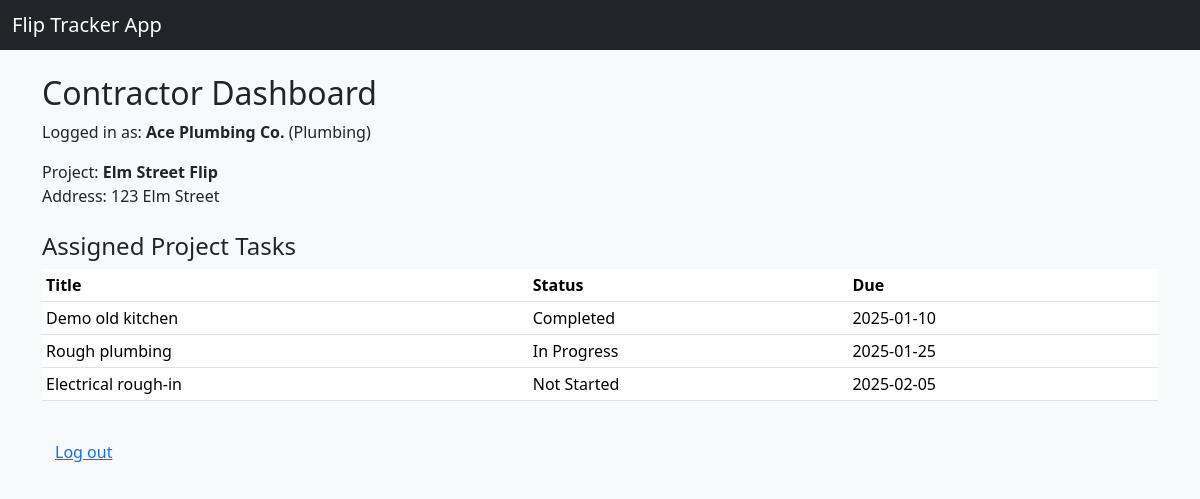
The app's page /contractor/dashboard (signed in) with its own data.
### app.py (models this page shows)
class Contractor(db.Model):
    __tablename__ = "contractor"
    id = db.Column(db.Integer, primary_key=True)
    name = db.Column(db.String(120), nullable=False)
    trade_type = db.Column(db.String(80))   # e.g. "Plumbing", "Electrical"
    phone = db.Column(db.String(40))
    username = db.Column(db.String(80), unique=True)
    password = db.Column(db.String(120))
    project_id = db.Column(db.Integer, db.ForeignKey("project.id"), nullable=False)

class Project(db.Model):
    __tablename__ = "project"
    id = db.Column(db.Integer, primary_key=True)
    name = db.Column(db.String(120), nullable=False)
    address = db.Column(db.String(200))
    status = db.Column(db.String(50))          # e.g. "In Progress", "Completed"
    progress_percent = db.Column(db.Integer)   # 0–100
    tasks = db.relationship("Task", backref="project", lazy=True)
    budget = db.relationship("Budget", uselist=False, backref="project")
    expenses = db.relationship("Expense", backref="project", lazy=True)
    inspections = db.relationship("Inspection", backref="project", lazy=True)
    reports = db.relationship("StatusReport", backref="project", lazy=True)
    contractors = db.relationship("Contractor", backref="project", lazy=True)

class Task(db.Model):
    __tablename__ = "task"
    id = db.Column(db.Integer, primary_key=True)
    title = db.Column(db.String(120), nullable=False)
    status = db.Column(db.String(40))      # "Not Started", "In Progress", "Done"
    due_date = db.Column(db.Date)
    project_id = db.Column(db.Integer, db.ForeignKey("project.id"), nullable=False)

### app.py (the view)
@app.route("/contractor/dashboard")
def contractor_dashboard():
    contractor_id = session.get("contractor_id")
    if not contractor_id:
        flash("Please log in as a contractor.", "warning")
        return redirect(url_for("contractor_login"))
    contractor = Contractor.query.get_or_404(contractor_id)
    project = contractor.project
    tasks = Task.query.filter_by(project_id=project.id).all()
    return render_template(
        "contractor_dashboard.html",
        contractor=contractor,
        project=project,
        tasks=tasks,
    )

### app.py (called while the page is built)
@app.before_request
def init_db():
    if not hasattr(app, "db_initialized"):
        db.create_all()
        create_demo_data()
        app.db_initialized = True

### templates/contractor_dashboard.html
{% extends "base.html" %}
{% block content %}
<h2>Contractor Dashboard</h2>
<p>Logged in as: <strong>{{ contractor.name }}</strong> ({{ contractor.trade_type }})</p>
<p>
    Project: <strong>{{ project.name }}</strong><br>
    Address: {{ project.address }}
</p>
<h4 class="mt-4">Assigned Project Tasks</h4>
{% if tasks %}
<table class="table table-sm">
    <thead>
    <tr>
        <th>Title</th>
        <th>Status</th>
        <th>Due</th>
    </tr>
    </thead>
    <tbody>
    {% for t in tasks %}
    <tr>
        <td>{{ t.title }}</td>
        <td>{{ t.status }}</td>
        <td>{{ t.due_date or "" }}</td>
    </tr>
    {% endfor %}
    </tbody>
</table>
{% else %}
<p>No tasks yet.</p>
{% endif %}
<a href="{{ url_for('contractor_logout') }}" class="btn btn-link mt-3">Log out</a>
{% endblock %}

### records on screen
Contractor: name "Ace Plumbing Co.", trade_type "Plumbing"
Project: name "Elm Street Flip", address "123 Elm Street"
Task: title "Demo old kitchen", status "Completed", due_date "2025-01-10"
Task: title "Rough plumbing", status "In Progress", due_date "2025-01-25"
Task: title "Electrical rough-in", status "Not Started", due_date "2025-02-05"
